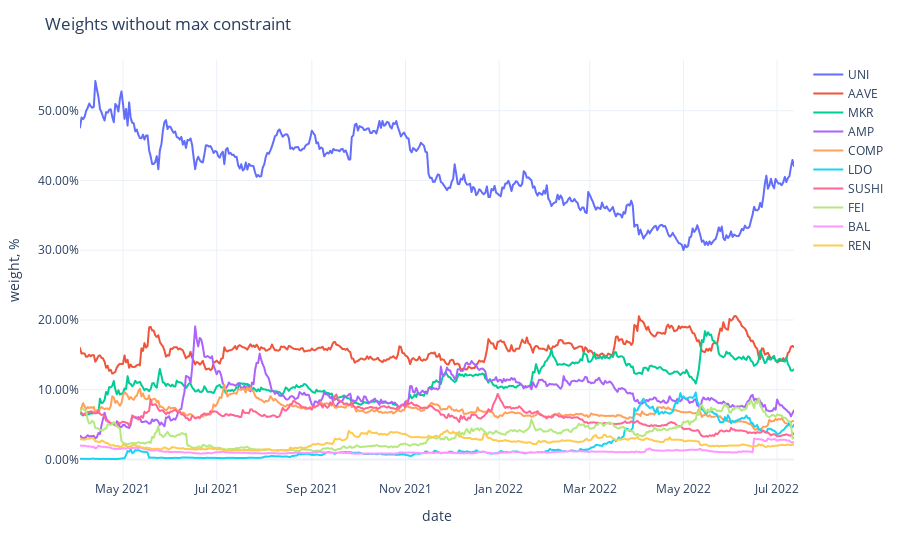

Here is the notebook cell this chart was saved with:
### Code cell
fig = px.line(weights,
              labels={'value': 'weight, %', 'variable': ''})
fig.update_traces(
    hovertemplate="%{y}"
)
fig.update_yaxes(
    tickformat=".2%",
)
fig.update_xaxes(
    showspikes=True,
    spikethickness=2,
    spikedash="dot",
    spikecolor="#999999",
    spikemode="across",
)
fig.update_layout(
    ## showlegend=False,
    hovermode="x",
    hoverdistance=100,  ## Distance to show hover label of data point
    spikedistance=1000,  ## Distance to show spike
    template='plotly_white',
    title='Weights without max constraint'
)

### Figure 1 — Plotly figure (JSON) as saved in the notebook; plotly's stock layout.template omitted (floating-point values rounded to 4 significant figures; data arrays with more than 128 entries replaced by an {"elided": "..."} marker saying what was removed)
{"data": [{"hovertemplate": "%{y}", "legendgroup": "UNI", "line": {"color": "#636efa", "dash": "solid"}, "marker": {"symbol": "circle"}, "mode": "lines", "name": "UNI", "showlegend": true, "type": "scattergl", "x": {"elided": "466 str values"}, "xaxis": "x", "y": {"elided": "466 float values"}, "yaxis": "y"}, {"hovertemplate": "%{y}", "legendgroup": "AAVE", "line": {"color": "#EF553B", "dash": "solid"}, "marker": {"symbol": "circle"}, "mode": "lines", "name": "AAVE", "showlegend": true, "type": "scattergl", "x": {"elided": "466 str values"}, "xaxis": "x", "y": {"elided": "466 float values"}, "yaxis": "y"}, {"hovertemplate": "%{y}", "legendgroup": "MKR", "line": {"color": "#00cc96", "dash": "solid"}, "marker": {"symbol": "circle"}, "mode": "lines", "name": "MKR", "showlegend": true, "type": "scattergl", "x": {"elided": "466 str values"}, "xaxis": "x", "y": {"elided": "466 float values"}, "yaxis": "y"}, {"hovertemplate": "%{y}", "legendgroup": "AMP", "line": {"color": "#ab63fa", "dash": "solid"}, "marker": {"symbol": "circle"}, "mode": "lines", "name": "AMP", "showlegend": true, "type": "scattergl", "x": {"elided": "466 str values"}, "xaxis": "x", "y": {"elided": "466 float values"}, "yaxis": "y"}, {"hovertemplate": "%{y}", "legendgroup": "COMP", "line": {"color": "#FFA15A", "dash": "solid"}, "marker": {"symbol": "circle"}, "mode": "lines", "name": "COMP", "showlegend": true, "type": "scattergl", "x": {"elided": "466 str values"}, "xaxis": "x", "y": {"elided": "466 float values"}, "yaxis": "y"}, {"hovertemplate": "%{y}", "legendgroup": "LDO", "line": {"color": "#19d3f3", "dash": "solid"}, "marker": {"symbol": "circle"}, "mode": "lines", "name": "LDO", "showlegend": true, "type": "scattergl", "x": {"elided": "466 str values"}, "xaxis": "x", "y": {"elided": "466 float values"}, "yaxis": "y"}, {"hovertemplate": "%{y}", "legendgroup": "SUSHI", "line": {"color": "#FF6692", "dash": "solid"}, "marker": {"symbol": "circle"}, "mode": "lines", "name": "SUSHI", "showlegend": true, "type": "scattergl", "x": {"elided": "466 str values"}, "xaxis": "x", "y": {"elided": "466 float values"}, "yaxis": "y"}, {"hovertemplate": "%{y}", "legendgroup": "FEI", "line": {"color": "#B6E880", "dash": "solid"}, "marker": {"symbol": "circle"}, "mode": "lines", "name": "FEI", "showlegend": true, "type": "scattergl", "x": {"elided": "466 str values"}, "xaxis": "x", "y": {"elided": "466 float values"}, "yaxis": "y"}, {"hovertemplate": "%{y}", "legendgroup": "BAL", "line": {"color": "#FF97FF", "dash": "solid"}, "marker": {"symbol": "circle"}, "mode": "lines", "name": "BAL", "showlegend": true, "type": "scattergl", "x": {"elided": "466 str values"}, "xaxis": "x", "y": {"elided": "466 float values"}, "yaxis": "y"}, {"hovertemplate": "%{y}", "legendgroup": "REN", "line": {"color": "#FECB52", "dash": "solid"}, "marker": {"symbol": "circle"}, "mode": "lines", "name": "REN", "showlegend": true, "type": "scattergl", "x": {"elided": "466 str values"}, "xaxis": "x", "y": {"elided": "466 float values"}, "yaxis": "y"}], "layout": {"autosize": true, "hoverdistance": 100, "hovermode": "x", "legend": {"title": {"text": ""}, "tracegroupgap": 0}, "margin": {"t": 60}, "spikedistance": 1000, "title": {"text": "Weights without max constraint"}, "xaxis": {"anchor": "y", "autorange": true, "domain": [0, 1], "range": ["2021-04-03", "2022-07-12"], "showspikes": true, "spikecolor": "#999999", "spikedash": "dot", "spikemode": "across", "spikethickness": 2, "title": {"text": "date"}, "type": "date"}, "yaxis": {"anchor": "x", "autorange": true, "domain": [0, 1], "range": [-0.02949, 0.5727], "tickformat": ".2%", "title": {"text": "weight, %"}, "type": "linear"}}}
